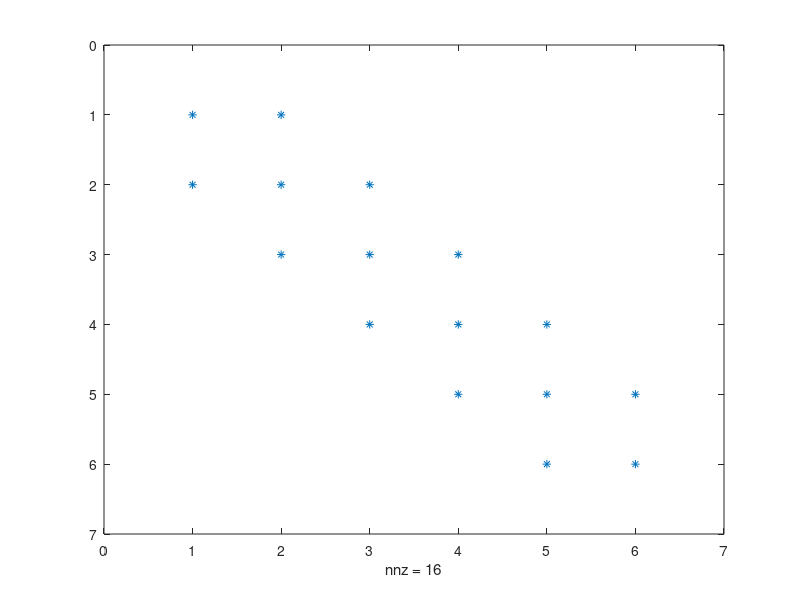

The MATLAB source for this figure:
%% Рахманов Данила Дмитриевич, 10 подгруппа, Дз по алгебре семинар 8
%% Задание 1
disp("задание 1")
A = [5 0 -3 0 0; 
    1 3 0 -1 0;
    0 1 7 0 -2; 
    0 0 1 22 0; 
    0 0 0 1 8];
AN = sparse(A)
B = full(AN)
%% Задание 2
disp("задание 2")
irow = [1 2 2 3 1 3 4 2 4 5 3 5];
jcol = [1 1 2 2 3 3 3 4 4 4 5 5];
nzer = [5 1 3 1 -3 7 1 -1 22 1 -2 8];
AN = sparse(irow, jcol, nzer, 5, 5)
B = full(AN)
whos A AN

if (B == A)
    disp('получились равные матрицы')
end
%% Задание 3
disp('Задание 3')
A = [5 0 -3 0 0; 
    1 3 0 -1 0;
    0 1 7 0 -2; 
    0 0 1 22 0; 
    0 0 0 1 8];
AN = sparse(A);
[ir, jc, nz] = find(AN);
nz
%% Задание 4
disp("задание 4")
A = [5 0 -3 0 0; 
    1 3 0 -1 0;
    0 1 7 0 -2; 
    0 0 1 22 0; 
    0 0 0 1 8];
A = load('matrix.dat')
AN = spconvert(A)
full(AN)
%% Задание 5
disp("задание 5")
A = [5 0 -3 0 0; 
    1 3 0 -1 0;
    0 1 7 0 -2; 
    0 0 1 22 0; 
    0 0 0 1 8];
[B,d] = spdiags(A);
AF = full(spdiags(B,d,5,5))

if (AF == A)
    disp('получились равные матрицы')
end
%% Задание 6
disp("задание 6")
B = [4 1 0 0 1 0
     1 4 1 0 0 0
     0 1 4 0 0 0
     0 0 0 4 0 1
     1 0 0 0 4 1
     0 0 0 1 1 4];

[BB,d] = spdiags(B);
b_spdiags = full(spdiags(BB, d, 6, 6));
if full(b_spdiags) == B
    disp('получились равные матрицы после упаковки spdiags()')
end
whos B b_spdiags

b_sparse = sparse(B);
if full(b_sparse) == B
    disp('получились равные матрицы после упаковки sparse()')
end
whos B b_sparse
%% Задание 7
disp('Задание 7')
b = [4 1 0 0 1 0; 
    1 4 1 0 0 0; 
    0 1 4 0 0 0;
    0 0 0 4 0 1;
    1 0 0 0 4 1;
    0 0 0 1 1 4];
spy(b)
%% Задание 8
disp('Задание 8')
b = [4 1 0 0 1 0; 
    1 4 1 0 0 0; 
    0 1 4 0 0 0;
    0 0 0 4 0 1;
    1 0 0 0 4 1;
    0 0 0 1 1 4];
B = symrcm(b);
BF = full(b(B,B));
spy(BF)
%% Задание 9
disp('Задание 9')
B = [7 1 1 1 1
     1 7 0 0 0
     1 0 7 0 0
     1 0 0 7 0
     1 0 0 0 7];
right1 = chol(B);
km = symrcm(B);
right2 = chol(B(km, km));

disp("Количество ненулевых элементов до: " + nnz(right1))
disp("Количество ненулевых элементов после: " + nnz(right2))
